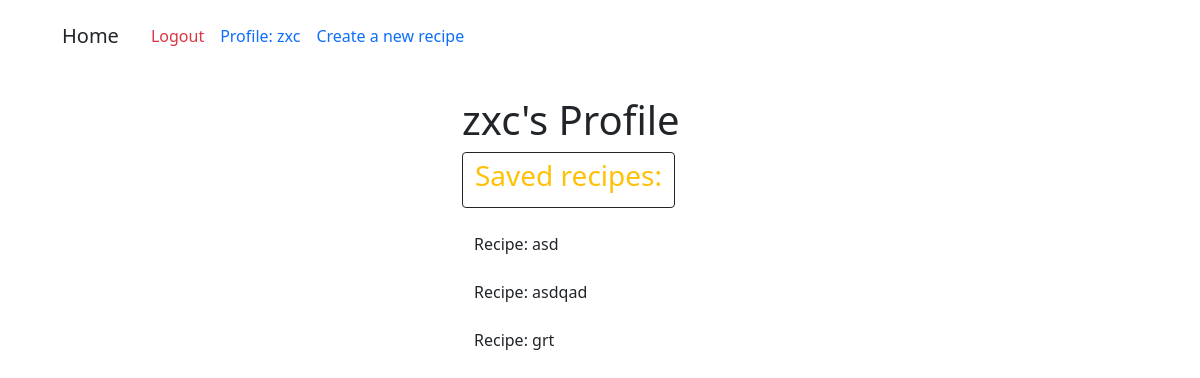
The page /profile (signed in) on the database its author committed.
### app/models.py (models this page shows, shortened)
class User(UserMixin, db.Model):
    id: so.Mapped[int] = so.mapped_column(primary_key=True)
    username: so.Mapped[str] = so.mapped_column(sa.String(64))
    email: so.Mapped[str] = so.mapped_column(sa.String(64))
    password_hash: so.Mapped[Optional[str]] = so.mapped_column(sa.String(128))
    recipes: so.WriteOnlyMapped['Recipes'] = so.relationship('Recipes', back_populates='author')
    def __repr__(self):
        return self.username

class Recipes(db.Model):
    id: so.MappedColumn[int] = so.mapped_column(primary_key=True)
    title: so.MappedColumn[str] = so.mapped_column(sa.String(64))
    description: so.MappedColumn[str] = so.mapped_column(sa.String(128))
    user_id: so.Mapped[int] = so.mapped_column(sa.ForeignKey(User.id))
    author: so.Mapped[User] = so.relationship('User', back_populates='recipes')
    def __repr__(self):
        return f'Recipe: {self.title}'

### app/routes.py (the view)
@app.route('/profile')
def profile():
    recipes = db.session.scalars(current_user.recipes.select())
    return render_template('profile.html', recipes=recipes)

### app/models.py (called while the page is built)
@login.user_loader
def load_user(id):
    return db.session.get(User, int(id))

### app/templates/profile.html
{% extends 'base.html' %}
{%block content %}
<div class="container mt-4 w-25">
    <h1>{{current_user}}'s Profile</h1>
    <div class="btn text-warning border-dark">
        <h3>Saved recipes:</h3>
    </div>
    {% for recipe in recipes %}
    <div class="container mt-4">
        <p>{{ recipe }}</p>
    </div>
    {% endfor %}
</div>
{% endblock %}

### app/templates/base.html (shortened to what this page needs)
<!DOCTYPE html>
<html lang="en">
<head>
    <link href="https://cdn.jsdelivr.net/npm/bootstrap@5.0.2/dist/css/bootstrap.min.css" rel="stylesheet"
>
    <link href="https://getbootstrap.com/docs/5.3/assets/css/docs.css" rel="stylesheet">
</head>
<body>
<div class="navbar container">
    <nav class="navbar navbar-expand-lg">
        <div class="container-fluid">
            <div class="collapse navbar-collapse" id="navbarSupportedContent">
                <ul class="navbar-nav me-auto mb-2 mb-lg-0">
                    <li class="nav-item">
                        <a class="navbar-brand nav-link active text-dark" aria-current="page"
                           href="{{ url_for('home') }}">Home</a>
                    </li>
                    {% if current_user.is_authenticated %}
                    <li class="nav-item">
                        <a class="nav-link text-danger" href="{{ url_for('logout') }}">Logout</a>
                    </li>
                    <div class="nav d-flex justify-content-end">
                        <li class="nav-item">
                            <a class="nav-link active" href="{{ url_for('profile') }}">Profile: {{ current_user
                                }}</a>
                        </li>
                    </div>
                    <li class="nav-item">
                        <a class="nav-link" href="{{ url_for('new_recipes') }}">Create a new recipe</a>
                    </li>
                    {% endif %}
                </ul>
            </div>
        </div>
    </nav>
</div>
{% block content %}{% endblock %}
</body>
</html>

### rows shown on the page
User: username "zxc"
Recipes: title "Recipe: asd"
Recipes: title "Recipe: asdqad"
Recipes: title "Recipe: grt"
